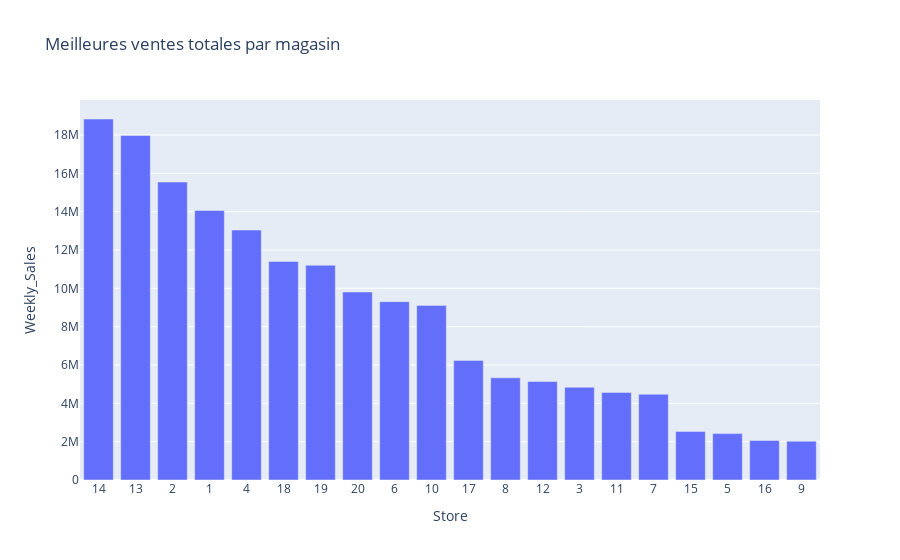
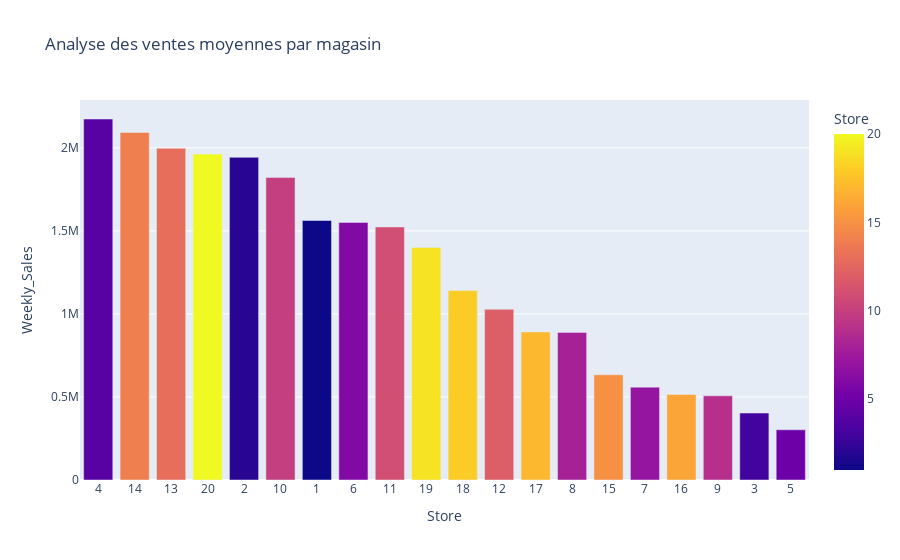
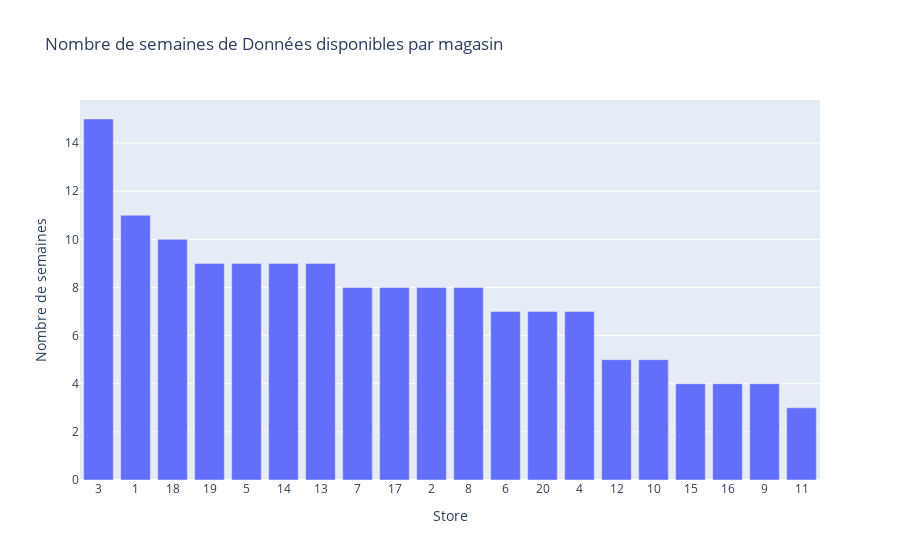

Notebook source saved alongside these figures, in order:
### Code cell
# Analyse Magasin
# Total des ventes par magasin 
total_par_magasin = df.groupby('Store')['Weekly_Sales'].sum().sort_values(ascending=False).reset_index()

fig = px.bar(
    total_par_magasin,
    x='Store',
    y='Weekly_Sales',
    title='Meilleures ventes totales par magasin'
)
fig.update_layout(
    xaxis=dict(
        type='category'  # Assure que l'axe X respecte l'ordre des données
    ))
fig.show()

# Moy des ventes totales par magasin
moy_par_magasin = df.groupby('Store')['Weekly_Sales'].mean().sort_values(ascending=False).reset_index()

fig = px.bar(
    moy_par_magasin,
    x='Store',  
    y='Weekly_Sales',
    title='Analyse des ventes moyennes par magasin',
    color='Store'
)
fig.update_layout(
    xaxis=dict(
        type='category'  # Assure que l'axe X respecte l'ordre des données
    )
)
fig.show()

# Analyse du jeu de données par magasin 
nb_semaines_par_magasin = df['Store'].value_counts().reset_index()
# Renommer les colonnes 
nb_semaines_par_magasin.columns = ['Store', 'Nombre de semaines']

fig=px.bar(
    nb_semaines_par_magasin,
    x='Store', 
    y='Nombre de semaines', 
    title='Nombre de semaines de Données disponibles par magasin'
    )
fig.update_layout(
    xaxis=dict(
        type='category'  # Assure que l'axe X respecte l'ordre des données
    ))
fig.show()
# Les données ne sont pas réparties de manière régulière sur la période, ce qui fausse l’analyse des volumes de ventes

### Figure 1 — Plotly figure (JSON) as saved in the notebook; plotly's stock layout.template omitted (floating-point values rounded to 4 significant figures)
{"data": [{"alignmentgroup": "True", "hovertemplate": "Store=%{x}<br>Weekly_Sales=%{y}<extra></extra>", "legendgroup": "", "marker": {"color": "#636efa", "pattern": {"shape": ""}}, "name": "", "offsetgroup": "", "orientation": "v", "showlegend": false, "textposition": "auto", "type": "bar", "x": [14, 13, 2, 1, 4, 18, 19, 20, 6, 10, 17, 8, 12, 3, 11, 7, 15, 5, 16, 9], "xaxis": "x", "y": [18840000.0, 17980000.0, 15540000.0, 14060000.0, 13040000.0, 11400000.0, 11200000.0, 9812000.0, 9307000.0, 9111000.0, 6241000.0, 5333000.0, 5140000.0, 4837000.0, 4571000.0, 4473000.0, 2534000.0, 2420000.0, 2061000.0, 2028000.0], "yaxis": "y"}], "layout": {"barmode": "relative", "legend": {"tracegroupgap": 0}, "title": {"text": "Meilleures ventes totales par magasin"}, "xaxis": {"anchor": "y", "domain": [0, 1], "title": {"text": "Store"}, "type": "category"}, "yaxis": {"anchor": "x", "domain": [0, 1], "title": {"text": "Weekly_Sales"}}}}

### Figure 2 — Plotly figure (JSON) as saved in the notebook; plotly's stock layout.template omitted (floating-point values rounded to 4 significant figures)
{"data": [{"alignmentgroup": "True", "hovertemplate": "Store=%{marker.color}<br>Weekly_Sales=%{y}<extra></extra>", "legendgroup": "", "marker": {"color": [4, 14, 13, 20, 2, 10, 1, 6, 11, 19, 18, 12, 17, 8, 15, 7, 16, 9, 3, 5], "coloraxis": "coloraxis", "pattern": {"shape": ""}}, "name": "", "offsetgroup": "", "orientation": "v", "showlegend": false, "textposition": "auto", "type": "bar", "x": [4, 14, 13, 20, 2, 10, 1, 6, 11, 19, 18, 12, 17, 8, 15, 7, 16, 9, 3, 5], "xaxis": "x", "y": [2174000.0, 2093000.0, 1997000.0, 1962000.0, 1943000.0, 1822000.0, 1563000.0, 1551000.0, 1524000.0, 1401000.0, 1140000.0, 1028000.0, 891600.0, 888800.0, 633600.0, 559100.0, 515300.0, 506900.0, 403100.0, 302500.0], "yaxis": "y"}], "layout": {"barmode": "relative", "coloraxis": {"colorbar": {"title": {"text": "Store"}}, "colorscale": [[0, "#0d0887"], [0.1111, "#46039f"], [0.2222, "#7201a8"], [0.3333, "#9c179e"], [0.4444, "#bd3786"], [0.5556, "#d8576b"], [0.6667, "#ed7953"], [0.7778, "#fb9f3a"], [0.8889, "#fdca26"], [1, "#f0f921"]]}, "legend": {"tracegroupgap": 0}, "title": {"text": "Analyse des ventes moyennes par magasin"}, "xaxis": {"anchor": "y", "domain": [0, 1], "title": {"text": "Store"}, "type": "category"}, "yaxis": {"anchor": "x", "domain": [0, 1], "title": {"text": "Weekly_Sales"}}}}

### Figure 3 — Plotly figure (JSON) as saved in the notebook; plotly's stock layout.template omitted (floating-point values rounded to 4 significant figures)
{"data": [{"alignmentgroup": "True", "hovertemplate": "Store=%{x}<br>Nombre de semaines=%{y}<extra></extra>", "legendgroup": "", "marker": {"color": "#636efa", "pattern": {"shape": ""}}, "name": "", "offsetgroup": "", "orientation": "v", "showlegend": false, "textposition": "auto", "type": "bar", "x": [3, 1, 18, 19, 5, 14, 13, 7, 17, 2, 8, 6, 20, 4, 12, 10, 15, 16, 9, 11], "xaxis": "x", "y": [15, 11, 10, 9, 9, 9, 9, 8, 8, 8, 8, 7, 7, 7, 5, 5, 4, 4, 4, 3], "yaxis": "y"}], "layout": {"barmode": "relative", "legend": {"tracegroupgap": 0}, "title": {"text": "Nombre de semaines de Données disponibles par magasin"}, "xaxis": {"anchor": "y", "domain": [0, 1], "title": {"text": "Store"}, "type": "category"}, "yaxis": {"anchor": "x", "domain": [0, 1], "title": {"text": "Nombre de semaines"}}}}
